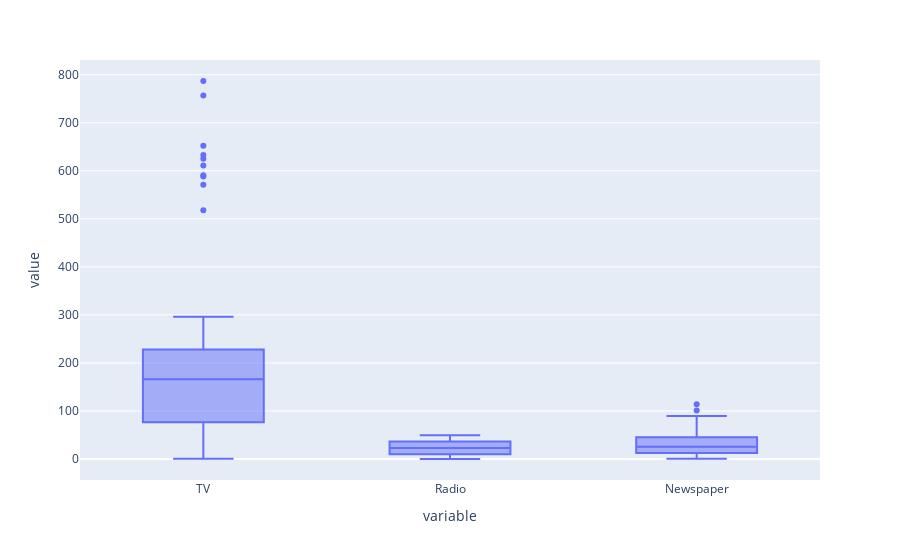

Here is the notebook cell this chart was saved with:
### Code cell
fig = px.box(sales_data, y=["TV", "Radio", 'Newspaper'])
fig.show()

### Figure 1 — Plotly figure (JSON) as saved in the notebook; plotly's stock layout.template omitted (floating-point values rounded to 4 significant figures; data arrays with more than 128 entries replaced by an {"elided": "..."} marker saying what was removed)
{"data": [{"alignmentgroup": "True", "hovertemplate": "variable=%{x}<br>value=%{y}<extra></extra>", "legendgroup": "", "marker": {"color": "#636efa"}, "name": "", "notched": false, "offsetgroup": "", "orientation": "v", "showlegend": false, "type": "box", "x": {"elided": "600 str values"}, "x0": " ", "xaxis": "x", "y": {"elided": "600 float values"}, "y0": " ", "yaxis": "y"}], "layout": {"boxmode": "group", "legend": {"tracegroupgap": 0}, "margin": {"t": 60}, "xaxis": {"anchor": "y", "domain": [0, 1], "title": {"text": "variable"}}, "yaxis": {"anchor": "x", "domain": [0, 1], "title": {"text": "value"}}}}
